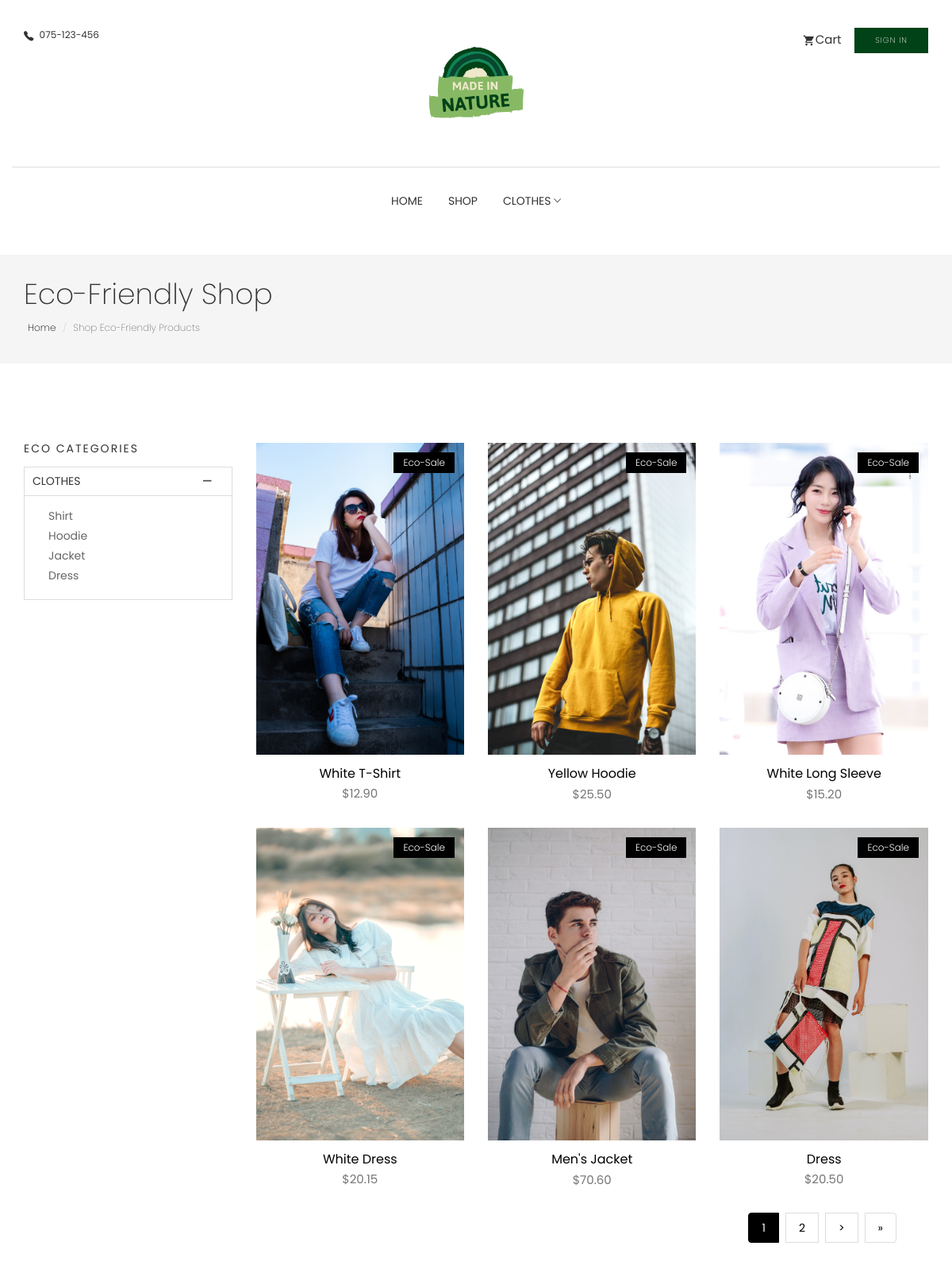
The app's page /shop/ with its own data.
### store/models.py (models this page shows, shortened)
class Category(models.Model):
    name = models.CharField(max_length=255, db_index=True)
    slug = models.CharField(max_length=255, unique=True)
    class Meta:
        verbose_name_plural = 'categories'
    def get_absolute_url(self):
        return reverse('store:category_list', args=[self.slug])

class Product(models.Model):
    category = models.ForeignKey(Category, related_name='product', on_delete=models.CASCADE)
    created_by = models.ForeignKey(settings.AUTH_USER_MODEL, on_delete=models.CASCADE, related_name='product_creator')
    title = models.CharField(max_length=255)
    author = models.CharField(max_length=255, default='admin')
    description = models.TextField(blank=True)
    image = models.ImageField(upload_to='images/', default='images/defaults.jpg')
    slug = models.SlugField(max_length=255)
    price = models.DecimalField(max_digits=4, decimal_places=2)
    in_stock = models.BooleanField(default=True)
    is_active = models.BooleanField(default=True)
    created = models.DateTimeField(auto_now_add=True)
    updated = models.DateTimeField(auto_now=True)
    objects = models.Manager()
    products = ProductManager()
    class Meta:
        verbose_name_plural = 'Products'
        ordering = ('-created',)

### store/views.py (the view)
# urls.py: path('shop/', views.shop_product, name='shop')
def shop_product(request):
    all_product = Product.products.all()
    paginator = Paginator(all_product, 6)
    page_number = request.GET.get('page')
    products = paginator.get_page(page_number)
    return render(request, 'store/shop.html', {'products': products})

### basket/basket.py (called while the page is built)
    def __len__(self):
        return sum(item['qty'] for item in self.basket.values())

    def get_total_price(self):
        subtotal = sum(Decimal(item['price']) * item['qty'] for item in self.basket.values())
        if subtotal == 0:
            shipping = Decimal(0.00)
        else:
            shipping = Decimal(11.50)
        total = subtotal + Decimal(shipping)
        return total

### basket/context_processors.py (called while the page is built)
def basket(request):
    basket = Basket(request)
    total_price = basket.get_total_price()
    return {'basket': basket, 'basket_total_price': total_price}

### store/context_processors.py (called while the page is built)
def categories(request):
    return {
        'categories': Category.objects.all()
    }

### store/models.py (called while the page is built)
    def get_queryset(self):
        return super(ProductManager, self).get_queryset().filter(is_active=True)

### templates/store/shop.html (shortened to what this page needs)
{% extends "../store/base.html" %}
{% load static %}
{% block content %}
<section class="page-header">
    <div class="container">
        <div class="row">
            <div class="col-md-12">
                <div class="content">
                    <h1 class="page-name">Eco-Friendly Shop</h1>
                    <ol class="breadcrumb">
                        <li><a href="index.html">Home</a></li>
                        <li class="active">Shop Eco-Friendly Products</li>
                    </ol>
                </div>
            </div>
        </div>
    </div>
</section>
<section class="products section">
    <div class="container">
        <div class="row">
            <div class="col-md-3">
                <div class="widget product-category">
                    <h4 class="widget-title">Eco Categories</h4>
                    <div class="panel-group commonAccordion" id="accordion" role="tablist" aria-multiselectable="true">
                        <div class="panel panel-default">
                            <div class="panel-heading" role="tab" id="headingOne">
                                <h4 class="panel-title">
                                    <a role="button" data-toggle="collapse" data-parent="#accordion" href="#collapseOne"
                                        aria-expanded="true" aria-controls="collapseOne">
                                        Clothes
                                    </a>
                                </h4>
                            </div>
                            <div id="collapseOne" class="panel-collapse collapse in" role="tabpanel"
                                aria-labelledby="headingOne">
                                <div class="panel-body">
                                    <ul>
                                        {% for c in categories %}
                                        <li><a href="{{ c.get_absolute_url }}">{{ c.name|title }}</a></li>
                                        {% endfor %}
                                    </ul>
                                </div>
                            </div>
                        </div>
                    </div>
                </div>
            </div>
            <div class="col-md-9">
                <div class="row">
                    {% if not products %}
                    <div class="col-12">
                        <div class="title text-center">
                            <h4>Currently no eco-friendly products available</h4>
                        </div>
                    </div>
                    {% else %}
                    {% for product in products %}
                    <div class="col-md-4">
                        <div class="product-item">
                            <div class="product-thumb">
                                <span class="bage">Eco-Sale</span>
                                <img class="img-responsive" src="{{ product.image.url }}" alt="product-img" />
                            </div>
                            <div class="product-content">
                                <h4><a href="product-single.html">{{ product.title }}</a></h4>
                                <p class="price">${{ product.price }}</p>
                            </div>
                        </div>
                    </div>
                    {% endfor %}
                    {% endif %}
                    <div class="pagination-container">
                        <ul class="pagination">
                            {% for i in products.paginator.page_range %}
                            {% if products.number == i %}
                            <li><a class="active">{{ i }}</a></li>
                            {% else %}
                            <li><a href="?page={{ i }}">{{ i }}</a></li>
                            {% endif %}
                            {% endfor %}
                            {% if products.has_next %}
                            <li><a href="?page={{ products.next_page_number }}">></a></li>
                            <li><a href="?page={{ products.paginator.num_pages }}">»</a></li>
                            {% endif %}
                        </ul>
                    </div>
                </div>
            </div>
        </div>
    </div>
</section>
{% endblock %}

### templates/store/base.html (shortened to what this page needs)
{% load static %}
<!DOCTYPE html>
<html lang="en">
<head>
    <link rel="stylesheet" href="{% static 'plugins/themefisher-font/style.css' %}">
    <link rel="stylesheet" href="{% static 'plugins/bootstrap/css/bootstrap.min.css' %}">
    <link rel="stylesheet" href="{% static 'plugins/animate/animate.css' %}">
    <link rel="stylesheet" href="{% static 'plugins/slick/slick.css' %}">
    <link rel="stylesheet" href="{% static 'plugins/slick/slick-theme.css' %}">
    <link rel="stylesheet" href="{% static 'css/style.css' %}">
    <link rel="stylesheet" href="{% block stylesheet %}{% endblock %}">
</head>
<body id="body">
    <section class="top-header">
        <div class="container">
            <div class="row">
                <div class="col-md-4 col-xs-12 col-sm-4">
                    <div class="contact-number">
                        <i class="tf-ion-ios-telephone"></i>
                        <span>075-123-456</span>
                    </div>
                </div>
                <div class="col-md-4 col-xs-12 col-sm-4">
                    <div class="logo text-center">
                        <a href="{% url 'store:all_product' %}">
                            <img class="img-logo" src="{% static 'images/logos.png' %}">
                        </a>
                    </div>
                </div>
                <div class="col-md-4 col-xs-12 col-sm-4">
                    <ul class="top-menu text-right list-inline">
                        <li class="dropdown cart-nav dropdown-slide">
                            <a href="#!" class="dropdown-toggle" data-toggle="dropdown" data-hover="dropdown"><i
                                    class="tf-ion-android-cart"></i>Cart</a>
                        </li>
                        {% if user.is_authenticated %}
                        <a href="{% url 'account:dashboard' %}" class="btn btn-main btn-icon btn-small"><i
                                class="tf-ion-android-contact"></i> Dashboard</a>
                        {% else %}
                        <a href="{% url 'account:login' %}" class="btn btn-main btn-small">Sign In</a>
                        {% endif %}
                    </ul>
                </div>
            </div>
        </div>
    </section>
    <section class="menu">
        <nav class="navbar navigation">
            <div class="container">
                <div id="navbar" class="navbar-collapse collapse text-center">
                    <ul class="nav navbar-nav">
                        <li class="dropdown ">
                            <a href="{% url 'store:all_product' %}">Home</a>
                        </li>
                        <li class="dropdown ">
                            <a href="{% url 'store:shop' %}">Shop</a>
                        </li>
                        <li class="dropdown dropdown-slide">
                            <a href="#!" class="dropdown-toggle" data-toggle="dropdown" data-hover="dropdown"
                                data-delay="350" role="button" aria-haspopup="true" aria-expanded="false">Clothes <span
                                    class="tf-ion-ios-arrow-down"></span></a>
                        </li>
                    </ul>
                </div>
            </div>
        </nav>
    </section>
    <div id="content">{% block content %} {% endblock %}</div>
</body>
</html>

### static/css/style.css (style rules this page uses)
body { line-height: 1.5; font-family: "Poppins", sans-serif; -webkit-font-smoothing: antialiased; }
p { font-family: "Poppins", sans-serif; color: #757575; font-size: 15px; }
h1, h2, h3, h4, h5, h6 { font-family: "Poppins", sans-serif; }
h1, h2, h3, h4, h5, h6 { font-weight: 400; }
ol, ul { margin: 0; padding: 0; list-style: none; }
a, a:focus, a:hover { text-decoration: none; outline: 0; color: #004217fe; }
.btn-main, .btn-solid-border, .btn-transparent, .btn-small { background: #004217fe; color: #fff; display: inline-block; font-size: 11px; letter-spacing: 1px; padding: 14px 35px; text-transform: uppercase; font-weight: 200; border-radius: 0; }
.btn-small { padding: 8px 25px; font-size: 10px; }
.section { padding: 80px 0; }
.page-header { background: #f5f5f5; margin-top: 20px; border-bottom: none; padding: 30px 0; }
.page-header h1 { font-weight: 200; margin: 0 0 6px 0; }
.page-header .breadcrumb { background: transparent; padding: 5px; margin: 0; }
.page-header .breadcrumb li { font-weight: 200; font-size: 12px; }
.page-header .breadcrumb li a { color: #000; }
.dropdown-slide { position: static; }
.commonAccordion .panel, .commonAccordion-2 .panel { border-radius: 0; box-shadow: none; }
.commonAccordion .panel .panel-heading, .commonAccordion-2 .panel .panel-heading { background: transparent; padding: 0; }
.commonAccordion .panel .panel-title, .commonAccordion-2 .panel .panel-title { position: relative; }
.commonAccordion .panel .panel-title a, .commonAccordion-2 .panel .panel-title a { display: block; font-size: 14px; text-transform: uppercase; padding: 10px 10px; }
.commonAccordion .panel .panel-title a:before, .commonAccordion-2 .panel .panel-title a:before { color: #555; content: "\f209"; position: absolute; right: 25px; font-family: "themefisher-font"; }
.top-header .container { padding-top: 35px; padding-bottom: 35px; border-bottom: 1px solid #dedede; }
.top-header .contact-number { font-size: 12px; color: #333; }
.top-header .contact-number i { margin-right: 4px; font-size: 18px; vertical-align: middle; }
.top-header .top-menu > li > a { color: #333; font-size: 15px; padding: 0 8px; }
.top-header .top-menu > li > a i { font-size: 16px; margin-right: 2px; vertical-align: middle; }
.top-header .logo a { display: inline-block; }
.navigation { margin-bottom: 0; padding: 10px 0; }
.navigation .navbar-nav > li { position: static; }
.navigation .navbar-nav > li > a { color: #333; font-size: 14px; padding: 20px 15px; text-transform: uppercase; transition: .2s ease-in-out 0s; border: 1px solid transparent; }
.navigation .container { position: relative; }
.navigation .navbar-nav { float: none; display: inline-block; }
.product-item { margin-bottom: 30px; }
.product-item .product-thumb { position: relative; }
.product-item .product-thumb img { width: 100%; height: auto; }
.product-item .product-thumb .bage { position: absolute; top: 12px; right: 12px; background: #000; color: #fff; font-size: 12px; padding: 4px 12px; font-weight: 300; display: inline-block; }
.product-item .product-thumb:before { transition: .3s all; opacity: 0; background: rgba(0, 0, 0, 0.6); content: ''; position: absolute; top: 0; right: 0; left: 0; bottom: 0; }
.product-item .product-content { text-align: center; }
.product-item .product-content h4 { font-size: 16px; font-weight: 400; margin-top: 15px; margin-bottom: 6px; }
.product-item .product-content h4 a { color: #000; }
.product-category ul { padding-left: 15px; }
.product-category ul li { margin-bottom: 4px; }
.product-category ul li a { color: #666; }
.widget { margin-bottom: 30px; padding-bottom: 35px; }
.widget .widget-title { margin: 0; padding-bottom: 15px; font-size: 14px; font-weight: 400; text-transform: uppercase; letter-spacing: 2px; }
.pagination-container { text-align: center; }
ul.pagination { display: inline-block; padding: 0; margin: 0; }
ul.pagination li { display: inline; }
ul.pagination li a { color: black; float: left; padding: 8px 16px; text-decoration: none; transition: background-color .3s; border: 1px solid #ddd; margin: 0 4px; }
ul.pagination li a.active { background-color: #000000; color: white; border: 1px solid #000000; }

### templates/store/base.html (style rules this page uses)
.img-logo { width: 14rem; }

### templates/store/shop.html (style rules this page uses)
.img-responsive { max-height: 39vh; object-fit: cover; }
@media only screen and (max-width: 1280px) { .img-responsive { max-height: 50vh; object-fit: cover; } }

### records on screen
Category: name "Shirt"
Category: name "Hoodie"
Category: name "Jacket"
Category: name "Dress"
Product: image (picture), title "White T-Shirt", price "12.90"
Product: image (picture), title "Yellow Hoodie", price "25.50"
Product: image (placeholder picture), title "White Long Sleeve", price "15.20"
Product: image (picture), title "White Dress", price "20.15"
Product: image (picture), title "Men's Jacket", price "70.60"
Product: image (picture), title "Dress", price "20.50"

### other values on screen
{{ i }} "1"
{{ i }} "2"
